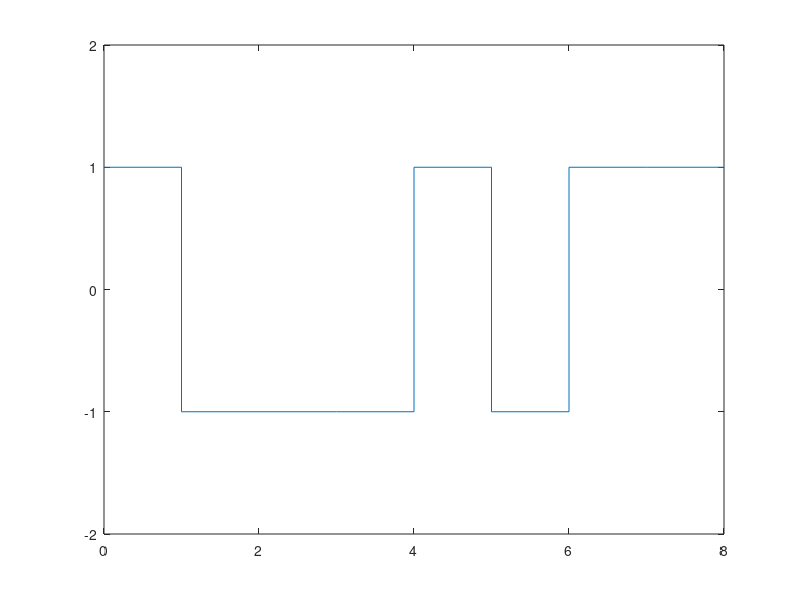

Write MATLAB code to recreate this figure.
load polar_nrzi.txt
m=polar_nrzi;
n=length(m);
x=[];
y=[];
prev_one=1;
for i=1:n
    x=[x i-1 i];
    if(m(i)==0)
        y=[y prev_one prev_one];
    else
        prev_one=prev_one*(-1);
        y=[y prev_one prev_one];
    end
end
plot(x,y),axis([0,n,-2,2])